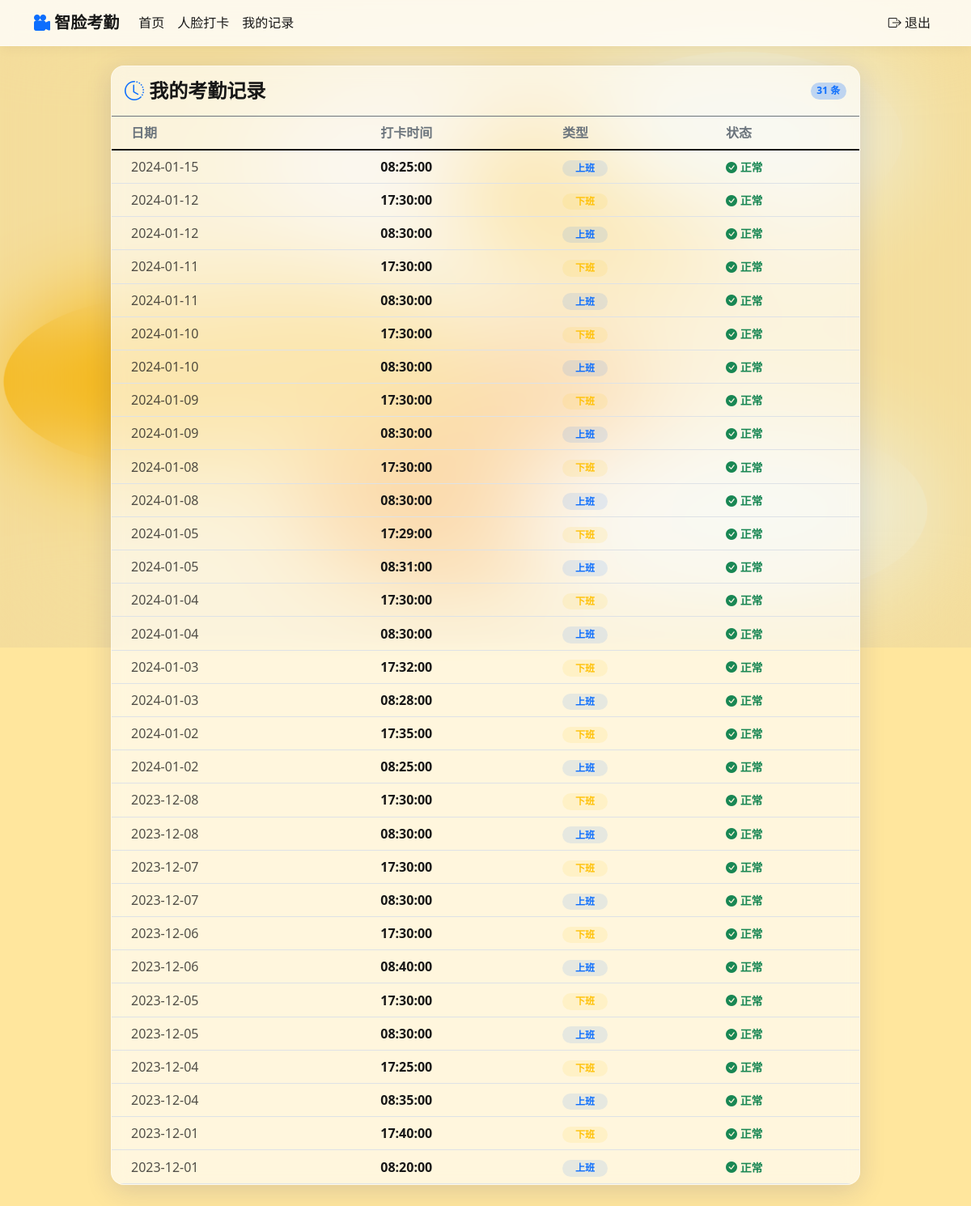
Screenshot of /my-attendance (signed in) with the database file from the repository.
### tables this page shows
CREATE TABLE "attendance" (
    att_id INTEGER PRIMARY KEY AUTOINCREMENT,
    user_id INTEGER NOT NULL,
    att_time DATETIME NOT NULL,
    att_type TEXT NOT NULL,
    status TEXT NOT NULL
    -- 如果原表有外键约束，例如：FOREIGN KEY (user_id) REFERENCES users(user_id)
    -- 请取消下面一行的注释并执行
    -- , FOREIGN KEY (user_id) REFERENCES users(user_id)
);

### src/main.py (the view)
@app.route('/my-attendance')
@login_required
def my_attendance():
    if not db_helper:
        flash('系统初始化失败', 'error')
        return redirect(url_for('dashboard'))
    try:
        records = db_helper.get_user_attendance(int(current_user.id))
        return render_template('my_attendance.html', records=records)
    except Exception as e:
        flash(f'获取考勤记录失败: {e}', 'error')
        return render_template('my_attendance.html', records=[])

### src/db/db_helper.py (called while the page is built)
    def get_user_attendance(self, user_id):
        try:
            self.cursor.execute(
                'SELECT att_time, att_type, status FROM attendance WHERE user_id = ? ORDER BY att_time DESC',
                (user_id,))
            return self.cursor.fetchall()
        except:
            return []

### src/main.py (called while the page is built)
@app.before_request
def ensure_initialized():
    if not app_initialized:
        init_app()

@login_manager.user_loader
def load_user(user_id):
    if not db_helper:
        return None
    try:
        conn = sqlite3.connect(app.config['DATABASE_PATH'])
        cursor = conn.cursor()
        cursor.execute('SELECT user_id, username, is_admin FROM users WHERE user_id = ?', (user_id,))
        user_data = cursor.fetchone()
        conn.close()
        if user_data:
            return User(user_data[0], user_data[1], user_data[2])
        return None
    except Exception as e:
        print(f"[ERROR] 加载用户失败: {e}")
        return None

### templates/my_attendance.html (shortened to what this page needs)
{% extends "base.html" %}
{% block content %}
<div class="row">
    <div class="col-md-10 offset-md-1">
        <div class="glass-card rounded-4 overflow-hidden">
            <div class="card-header bg-transparent border-bottom border-secondary border-opacity-10 py-3 d-flex justify-content-between align-items-center">
                <h4 class="mb-0 fw-bold"><i class="bi bi-clock-history text-primary"></i> 我的考勤记录</h4>
                <span class="badge rounded-pill bg-primary bg-opacity-25 text-primary">{{ records|length }} 条</span>
            </div>
            <div class="card-body p-0">
                {% if records %}
                <div class="table-responsive">
                    <table class="table table-hover align-middle mb-0">
                        <thead class="text-secondary border-bottom border-secondary border-opacity-10">
                            <tr>
                                <th class="ps-4">日期</th>
                                <th>打卡时间</th>
                                <th>类型</th>
                                <th>状态</th>
                            </tr>
                        </thead>
                        <tbody>
                            {% for record in records %}
                            <tr>
                                <td class="ps-4 opacity-75">{{ record[0][:10] }}</td>
                                <td class="fw-bold">{{ record[0][11:] }}</td>
                                <td>
                                    {% if record[1] == '上班' %}
                                        <span class="badge rounded-pill bg-primary bg-opacity-10 text-primary px-3">上班</span>
                                    {% else %}
                                        <span class="badge rounded-pill bg-warning bg-opacity-10 text-warning px-3">下班</span>
                                    {% endif %}
                                </td>
                                <td>
                                    {% if record[2] == '正常' %}
                                        <span class="text-success small fw-bold"><i class="bi bi-check-circle-fill"></i> 正常</span>
                                    {% elif record[2] in ['迟到', '早退'] %}
                                        <span class="text-warning small fw-bold"><i class="bi bi-exclamation-circle-fill"></i> {{ record[2] }}</span>
                                    {% else %}
                                        <span class="text-danger small fw-bold"><i class="bi bi-x-circle-fill"></i> {{ record[2] }}</span>
                                    {% endif %}
                                </td>
                            </tr>
                            {% endfor %}
                        </tbody>
                    </table>
                </div>
                {% else %}
                <div class="text-center py-5">
                    <i class="bi bi-inbox display-1 opacity-25"></i>
                    <p class="opacity-75 mt-3">暂无考勤记录，快去<a href="{{ url_for('attendance') }}" class="text-primary fw-bold">打卡</a>吧！</p>
                </div>
                {% endif %}
            </div>
        </div>
    </div>
</div>
{% endblock %}

### templates/base.html (style rules this page uses)
:root { --text-color: #171717; --glass-bg: rgba(255, 255, 255, 0.65); --glass-border: rgba(255, 255, 255, 0.4); --glass-shadow: 0 8px 32px 0 rgba(31, 38, 135, 0.15); --input-bg: rgba(255, 255, 255, 0.5); --navbar-bg: rgba(255, 255, 255, 0.8); --loader-bg: rgba(255, 230, 157, 1); --loader-color: #000000; }
html { overflow-y: scroll; }
body { margin: 0; font-family: 'Segoe UI', Roboto, sans-serif; background-color: #FFE69D; color: var(--text-color); min-height: 100vh; transition: color 0.5s ease, background-color 1s ease; box-sizing: border-box; }
.glass-card { background: var(--glass-bg); backdrop-filter: blur(10px); -webkit-backdrop-filter: blur(10px); border: 1px solid var(--glass-border); border-radius: 16px; box-shadow: var(--glass-shadow); color: var(--text-color); transition: transform 0.3s ease, background 0.3s ease; }
.table { color: var(--text-color); }

### rows the page displays
attendance: att_time "2024-01-15", att_time "08:25:00", att_type "上班", status "正常" (drawn)
attendance: att_time "2024-01-12", att_time "17:30:00", att_type "下班", status "正常" (drawn)
attendance: att_time "2024-01-12", att_time "08:30:00", att_type "上班", status "正常" (drawn)
attendance: att_time "2024-01-11", att_time "17:30:00", att_type "下班", status "正常" (drawn)
attendance: att_time "2024-01-11", att_time "08:30:00", att_type "上班", status "正常" (drawn)
attendance: att_time "2024-01-10", att_time "17:30:00", att_type "下班", status "正常" (drawn)
attendance: att_time "2024-01-10", att_time "08:30:00", att_type "上班", status "正常" (drawn)
attendance: att_time "2024-01-09", att_time "17:30:00", att_type "下班", status "正常" (drawn)
attendance: att_time "2024-01-09", att_time "08:30:00", att_type "上班", status "正常" (drawn)
attendance: att_time "2024-01-08", att_time "17:30:00", att_type "下班", status "正常" (drawn)
attendance: att_time "2024-01-08", att_time "08:30:00", att_type "上班", status "正常" (drawn)
attendance: att_time "2024-01-05", att_time "17:29:00", att_type "下班", status "正常" (drawn)
attendance: att_time "2024-01-05", att_time "08:31:00", att_type "上班", status "正常" (drawn)
attendance: att_time "2024-01-04", att_time "17:30:00", att_type "下班", status "正常" (drawn)
attendance: att_time "2024-01-04", att_time "08:30:00", att_type "上班", status "正常" (drawn)
attendance: att_time "2024-01-03", att_time "17:32:00", att_type "下班", status "正常" (drawn)
attendance: att_time "2024-01-03", att_time "08:28:00", att_type "上班", status "正常" (drawn)
attendance: att_time "2024-01-02", att_time "17:35:00", att_type "下班", status "正常" (drawn)
attendance: att_time "2024-01-02", att_time "08:25:00", att_type "上班", status "正常" (drawn)
attendance: att_time "2023-12-08", att_time "17:30:00", att_type "下班", status "正常" (drawn)
attendance: att_time "2023-12-08", att_time "08:30:00", att_type "上班", status "正常" (drawn)
attendance: att_time "2023-12-07", att_time "17:30:00", att_type "下班", status "正常" (drawn)
attendance: att_time "2023-12-07", att_time "08:30:00", att_type "上班", status "正常" (drawn)
attendance: att_time "2023-12-06", att_time "17:30:00", att_type "下班", status "正常" (drawn)
attendance: att_time "2023-12-06", att_time "08:40:00", att_type "上班", status "正常" (drawn)
attendance: att_time "2023-12-05", att_time "17:30:00", att_type "下班", status "正常" (drawn)
attendance: att_time "2023-12-05", att_time "08:30:00", att_type "上班", status "正常" (drawn)
attendance: att_time "2023-12-04", att_time "17:25:00", att_type "下班", status "正常" (drawn)
attendance: att_time "2023-12-04", att_time "08:35:00", att_type "上班", status "正常" (drawn)
attendance: att_time "2023-12-01", att_time "17:40:00", att_type "下班", status "正常" (drawn)
attendance: att_time "2023-12-01", att_time "08:20:00", att_type "上班", status "正常" (drawn)

### other values shown
{{ records|length }} "31"
